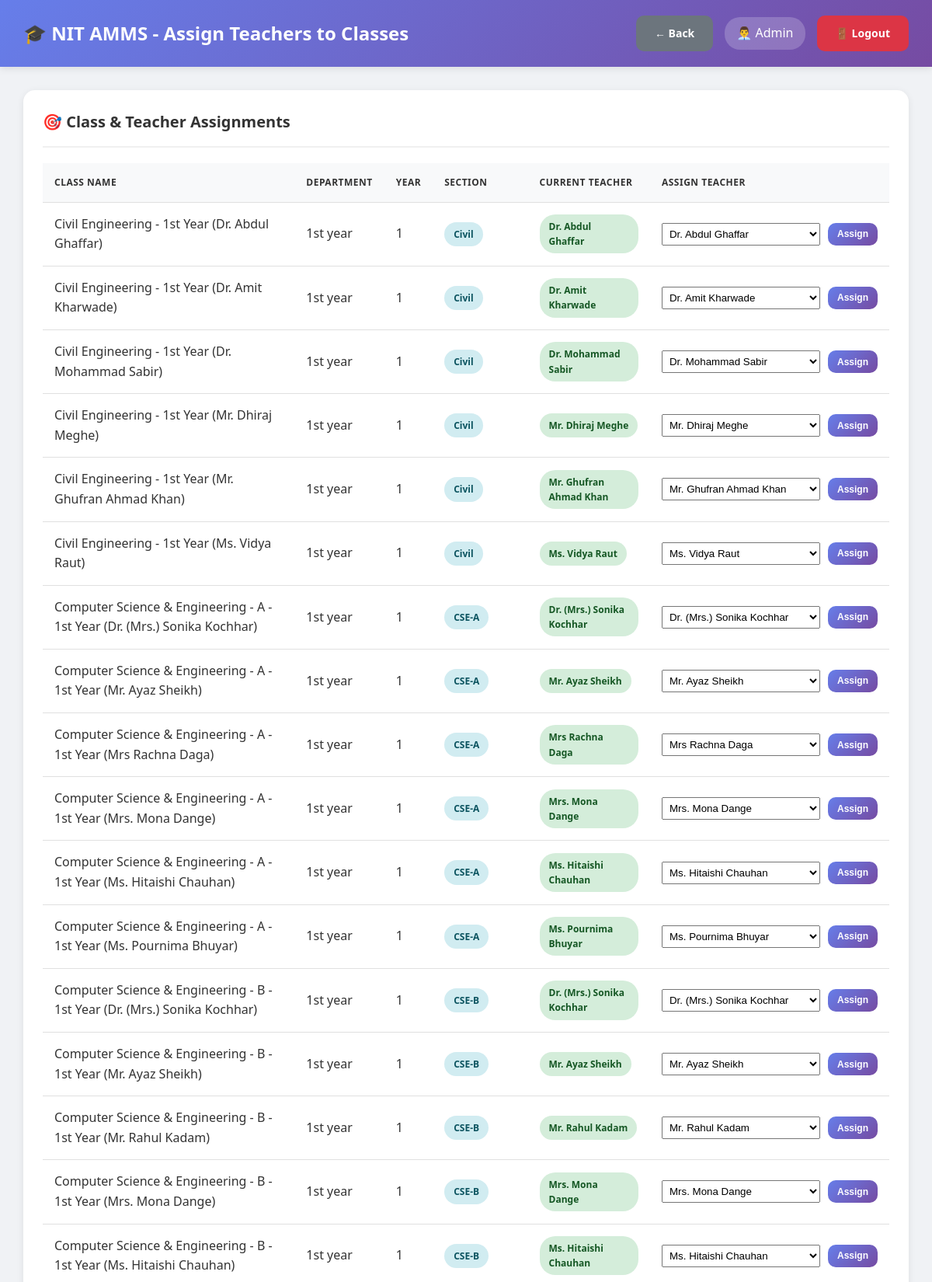
The app's page /admin/assign_classes.php (signed in, upper part) with its own data.
### tables this page shows
CREATE TABLE `users` (
  `id` int(11) NOT NULL,
  `username` varchar(50) NOT NULL,
  `password` varchar(255) NOT NULL,
  `full_name` varchar(100) NOT NULL,
  `email` varchar(100) NOT NULL,
  `phone` varchar(15) DEFAULT NULL,
  `photo` varchar(255) DEFAULT NULL,
  `role` enum('admin','hod','teacher','student','parent','superadmin') NOT NULL,
  `department_id` int(11) DEFAULT NULL,
  `is_active` tinyint(1) DEFAULT 1,
  `created_at` timestamp NOT NULL DEFAULT current_timestamp()
);

CREATE TABLE `classes` (
  `id` int(11) NOT NULL,
  `class_name` varchar(100) NOT NULL,
  `department_id` int(11) NOT NULL,
  `year` int(11) NOT NULL,
  `section` varchar(10) NOT NULL,
  `teacher_id` int(11) NOT NULL,
  `semester` int(11) NOT NULL,
  `academic_year` varchar(20) NOT NULL,
  `created_at` timestamp NOT NULL DEFAULT current_timestamp()
);

CREATE TABLE `departments` (
  `id` int(11) NOT NULL,
  `dept_name` varchar(100) NOT NULL,
  `dept_code` varchar(20) NOT NULL,
  `hod_id` int(11) DEFAULT NULL,
  `created_at` timestamp NOT NULL DEFAULT current_timestamp()
);

### db.php (called while the page is built, shortened)
<?php
$conn = new mysqli(DB_HOST, DB_USER, DB_PASS, DB_NAME);
$conn->set_charset("utf8mb4");
$conn->query("SET time_zone = '+05:30'");
function isLoggedIn() {
    return isset($_SESSION['user_id']) && isset($_SESSION['role']);
}
function getCurrentUser() {
    global $conn;
    $user_id = $_SESSION['user_id'];
    $role = $_SESSION['role'];
    if ($role === 'student') {
        $query = "SELECT * FROM students WHERE id = ?";
    } elseif ($role === 'parent') {
        $query = "SELECT * FROM parents WHERE id = ?";
    } else {
        $query = "SELECT * FROM users WHERE id = ?";
    }
    $stmt = $conn->prepare($query);
    $stmt->bind_param("i", $user_id);
    $stmt->execute();
    $result = $stmt->get_result();
    return $result->fetch_assoc();
}
?>

### admin/assign_classes.php (the view, shortened to what this page needs)
<?php
require_once '../db.php';
$user = getCurrentUser();
$classes_query = "SELECT c.*, d.dept_name, u.full_name as teacher_name
                  FROM classes c
                  LEFT JOIN departments d ON c.department_id = d.id
                  LEFT JOIN users u ON c.teacher_id = u.id
                  ORDER BY c.class_name";
$classes = $conn->query($classes_query);
$teachers_query = "SELECT id, full_name, department_id FROM users
                   WHERE role = 'teacher' AND is_active = 1
                   ORDER BY full_name";
$teachers = $conn->query($teachers_query);
?>
<!DOCTYPE html>
<html lang="en">
<head>
    <link rel="stylesheet" href="../assets/style.css">
</head>
<body class="dashboard-container">
    <nav class="navbar">
        <div>
            <h1>🎓 NIT AMMS - Assign Teachers to Classes</h1>
        </div>
        <div class="user-info">
            <a href="index.php" class="btn btn-secondary">← Back</a>
            <span>👨‍💼 <?php echo htmlspecialchars($user['full_name']); ?></span>
            <a href="../logout.php" class="btn btn-danger">🚪 Logout</a>
        </div>
    </nav>
    <div class="main-content">
        <div class="table-container">
            <h3>🎯 Class & Teacher Assignments</h3>
            <table>
                <thead>
                    <tr>
                        <th>Class Name</th>
                        <th>Department</th>
                        <th>Year</th>
                        <th>Section</th>
                        <th>Current Teacher</th>
                        <th>Assign Teacher</th>
                    </tr>
                </thead>
                <tbody>
                    <?php while ($class = $classes->fetch_assoc()): ?>
                    <tr>
                        <td><?php echo htmlspecialchars($class['class_name']); ?></td>
                        <td><?php echo htmlspecialchars($class['dept_name']); ?></td>
                        <td><?php echo $class['year']; ?></td>
                        <td><span class="badge badge-info"><?php echo htmlspecialchars($class['section']); ?></span></td>
                        <td>
                            <?php if ($class['teacher_name']): ?>
                                <span class="badge badge-success"><?php echo htmlspecialchars($class['teacher_name']); ?></span>
                            <?php else: ?>
                                <span class="badge badge-warning">Not Assigned</span>
                            <?php endif; ?>
                        </td>
                        <td>
                            <form method="POST" style="display: flex; gap: 10px;">
                                <select name="teacher_id" required style="padding: 5px;">
                                    <?php
                                    $teachers->data_seek(0);
                                    while ($teacher = $teachers->fetch_assoc()):
                                    ?>
                                        <option value="<?php echo $teacher['id']; ?>"
                                                <?php echo $class['teacher_id'] == $teacher['id'] ? 'selected' : ''; ?>>
                                            <?php echo htmlspecialchars($teacher['full_name']); ?>
                                        </option>
                                    <?php endwhile; ?>
                                </select>
                                <button type="submit" name="assign_teacher" class="btn btn-primary btn-sm">
                                    Assign
                                </button>
                            </form>
                        </td>
                    </tr>
                    <?php endwhile; ?>
                </tbody>
            </table>
        </div>
    </div>
</body>
</html>

### assets/style.css (style rules this page uses)
* { margin: 0; padding: 0; box-sizing: border-box; }
body { font-family: 'Segoe UI', Tahoma, Geneva, Verdana, sans-serif; background: linear-gradient(135deg, #667eea 0%, #764ba2 50%, #f093fb 100%); color: #333; line-height: 1.6; }
.btn { padding: 12px 24px; border: none; border-radius: 10px; font-size: 14px; font-weight: 600; cursor: pointer; transition: all 0.3s ease; text-decoration: none; display: inline-block; text-align: center; }
.btn-primary { background: linear-gradient(135deg, #667eea 0%, #764ba2 100%); color: white; }
.btn-danger { background: #dc3545; color: white; }
.btn-secondary { background: #6c757d; color: white; }
.btn-sm { padding: 6px 12px; font-size: 12px; }
.dashboard-container { background: #f0f2f5; min-height: 100vh; }
.navbar { background: linear-gradient(135deg, #667eea 0%, #764ba2 100%); color: white; padding: 20px 30px; display: flex; justify-content: space-between; align-items: center; box-shadow: 0 2px 10px rgba(0, 0, 0, 0.1); position: sticky; top: 0; z-index: 100; }
.navbar h1 { font-size: 24px; font-weight: 600; }
.navbar .user-info { display: flex; align-items: center; gap: 15px; }
.navbar .user-info span { background: rgba(255, 255, 255, 0.2); padding: 8px 15px; border-radius: 20px; }
.main-content { padding: 30px; max-width: 1400px; margin: 0 auto; }
.main-content h3 { margin-bottom: 20px; color: #333; font-size: 20px; }
.table-container { background: white; border-radius: 15px; padding: 25px; box-shadow: 0 2px 10px rgba(0, 0, 0, 0.08); overflow-x: auto; margin-bottom: 30px; }
.table-container h3 { margin-bottom: 20px; color: #333; font-size: 20px; padding-bottom: 15px; border-bottom: 2px solid #f0f0f0; }
table { width: 100%; border-collapse: collapse; }
table thead { background: #f8f9fa; }
table th, table td { padding: 15px; text-align: left; border-bottom: 1px solid #e0e0e0; }
table th { font-weight: 600; color: #333; text-transform: uppercase; font-size: 12px; letter-spacing: 0.5px; }
.badge { padding: 6px 12px; border-radius: 20px; font-size: 12px; font-weight: 600; display: inline-block; }
.badge-success { background: #d4edda; color: #155724; }
.badge-info { background: #d1ecf1; color: #0c5460; }

### records on screen
users: full_name "Admin"
classes: class_name "Civil Engineering - 1st Year (Dr. Abdul Ghaffar)", department.dept_name "1st year", year "1", section "Civil", users.full_name "Dr. Abdul Ghaffar", teacher_id "Dr. Abdul Ghaffar"
classes: class_name "Civil Engineering - 1st Year (Dr. Amit Kharwade)", department.dept_name "1st year", year "1", section "Civil", users.full_name "Dr. Amit Kharwade", teacher_id "Dr. Amit Kharwade"
classes: class_name "Civil Engineering - 1st Year (Dr. Mohammad Sabir)", department.dept_name "1st year", year "1", section "Civil", users.full_name "Dr. Mohammad Sabir", teacher_id "Dr. Mohammad Sabir"
classes: class_name "Civil Engineering - 1st Year (Mr. Dhiraj Meghe)", department.dept_name "1st year", year "1", section "Civil", users.full_name "Mr. Dhiraj Meghe", teacher_id "Mr. Dhiraj Meghe"
classes: class_name "Civil Engineering - 1st Year (Mr. Ghufran Ahmad Khan)", department.dept_name "1st year", year "1", section "Civil", users.full_name "Mr. Ghufran Ahmad Khan", teacher_id "Mr. Ghufran Ahmad Khan"
classes: class_name "Civil Engineering - 1st Year (Ms. Vidya Raut)", department.dept_name "1st year", year "1", section "Civil", users.full_name "Ms. Vidya Raut", teacher_id "Ms. Vidya Raut"
classes: class_name "Computer Science & Engineering - A - 1st Year (Dr. (Mrs.) Sonika Kochhar)", department.dept_name "1st year", year "1", section "CSE-A", users.full_name "Dr. (Mrs.) Sonika Kochhar", teacher_id "Dr. (Mrs.) Sonika Kochhar"
classes: class_name "Computer Science & Engineering - A - 1st Year (Mr. Ayaz Sheikh)", department.dept_name "1st year", year "1", section "CSE-A", users.full_name "Mr. Ayaz Sheikh", teacher_id "Mr. Ayaz Sheikh"
classes: class_name "Computer Science & Engineering - A - 1st Year (Mrs Rachna Daga)", department.dept_name "1st year", year "1", section "CSE-A", users.full_name "Mrs Rachna Daga", teacher_id "Mrs Rachna Daga"
classes: class_name "Computer Science & Engineering - A - 1st Year (Mrs. Mona Dange)", department.dept_name "1st year", year "1", section "CSE-A", users.full_name "Mrs. Mona Dange", teacher_id "Mrs. Mona Dange"
classes: class_name "Computer Science & Engineering - A - 1st Year (Ms. Hitaishi Chauhan)", department.dept_name "1st year", year "1", section "CSE-A", users.full_name "Ms. Hitaishi Chauhan", teacher_id "Ms. Hitaishi Chauhan"
classes: class_name "Computer Science & Engineering - A - 1st Year (Ms. Pournima Bhuyar)", department.dept_name "1st year", year "1", section "CSE-A", users.full_name "Ms. Pournima Bhuyar", teacher_id "Ms. Pournima Bhuyar"
classes: class_name "Computer Science & Engineering - B - 1st Year (Dr. (Mrs.) Sonika Kochhar)", department.dept_name "1st year", year "1", section "CSE-B", users.full_name "Dr. (Mrs.) Sonika Kochhar", teacher_id "Dr. (Mrs.) Sonika Kochhar"
classes: class_name "Computer Science & Engineering - B - 1st Year (Mr. Ayaz Sheikh)", department.dept_name "1st year", year "1", section "CSE-B", users.full_name "Mr. Ayaz Sheikh", teacher_id "Mr. Ayaz Sheikh"
classes: class_name "Computer Science & Engineering - B - 1st Year (Mr. Rahul Kadam)", department.dept_name "1st year", year "1", section "CSE-B", users.full_name "Mr. Rahul Kadam", teacher_id "Mr. Rahul Kadam"
classes: class_name "Computer Science & Engineering - B - 1st Year (Mrs. Mona Dange)", department.dept_name "1st year", year "1", section "CSE-B", users.full_name "Mrs. Mona Dange", teacher_id "Mrs. Mona Dange"
classes: class_name "Computer Science & Engineering - B - 1st Year (Ms. Hitaishi Chauhan)", department.dept_name "1st year", year "1", section "CSE-B", users.full_name "Ms. Hitaishi Chauhan", teacher_id "Ms. Hitaishi Chauhan"
